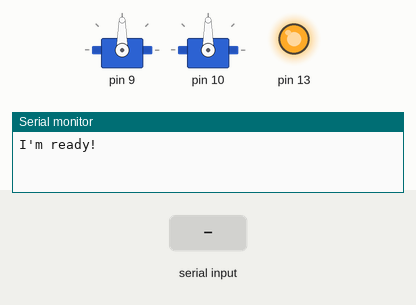
Simulated run of this sketch. Board: Arduino Uno, built with avr-gcc and run on an emulated ATmega328P. Parts: 2 × servo, output pins drawn as LEDs (lit = HIGH), the last lines printed to the serial monitor. Inputs (shaded band) come from the test bench.

Above: at 1.2 s.
1.3 s: "1" received over Serial
At 2.5 s:
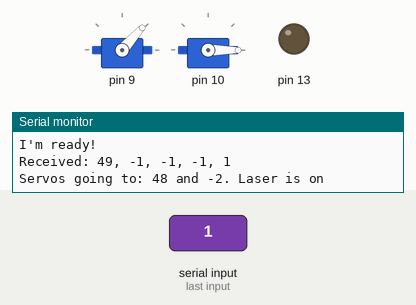
2.8 s: "0" received over Serial
At 3.8 s:
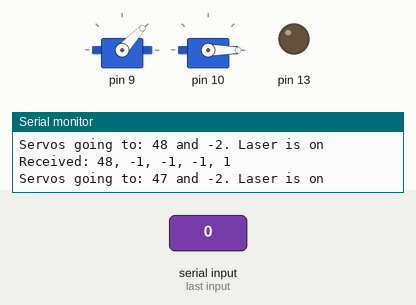
Timing chart, 0 to 5.8 s (numbered marks = the images above; inputs shaded):
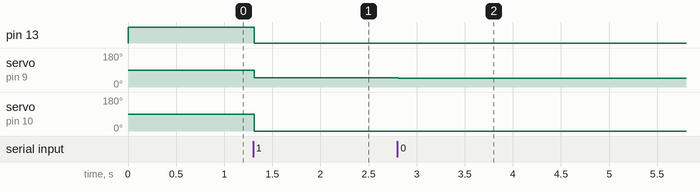

The sketch:

s500-v4.ino
```cpp
/*
 * Nima Dehmamy, Dec 2015
 * We used Chars to control servos
 * but in communication they seem to only go up to 127
 * higher than that is misinterpreted
 * Thus I will use two chars for each servo to allow
 * 180 degrees
 *
 */


#include <Servo.h>
const int n = 2;
Servo s[n];
int ang[n];
int a[2*n]; // chars for serial com and servo control

boolean receivedAngles=false;
boolean laserOn=false;


void setup() {
  // put your setup code here, to run once:
  s[0].attach(9);
  s[1].attach(10);
  Serial.begin(57600);
  pinMode(13, OUTPUT);
  digitalWrite(13, HIGH);
  Serial.println("I'm ready!");
}

void loop() {

  fetchAngles();
  // put your main code here, to run repeatedly:
  if (receivedAngles){
    Serial.print("Received: ");
    for (int i; i<2*n; i++){
      Serial.print(a[i]); Serial.print(", ");
      // group two chars to make angle for servos
      if (i % 2 == 0) ang[i/2] = a[i];
      else ang[i/2] = min(ang[i/2] + a[i],180);
    }
    Serial.println(laserOn);
    for (int i; i < n; i++){
      s[i].write(ang[i]);
    }
    Serial.println("Servos going to: "
    +String(ang[0])+" and "+String(ang[1])+ ". Laser is " +
    ((laserOn) ? "on" : "off"));
    if (laserOn ) digitalWrite(13, LOW);
    else digitalWrite(13, HIGH);
  }
  delay(2);
}


void fetchAngles() {
  if (Serial.available()) {
    // get the new byte:
    a[0] = (int)Serial.read();
    delay(2);
    a[1] = (int)Serial.read();
    delay(2);
    a[2] = (int)Serial.read();
    delay(2);
    a[3] = (int)Serial.read();
    delay(2);
    laserOn = ((int)Serial.read()<60);//(boolean)Serial.read();
    receivedAngles=true;
  }
  else receivedAngles=false;
}
```

Measured:
- after the input at 1.3 s, pin 13: HIGH → LOW at once; servo on pin 9: 90° → 48° at once; servo on pin 10: 90° → 0° at once
- after the input at 2.8 s, servo on pin 9: 48° → 47° at once
